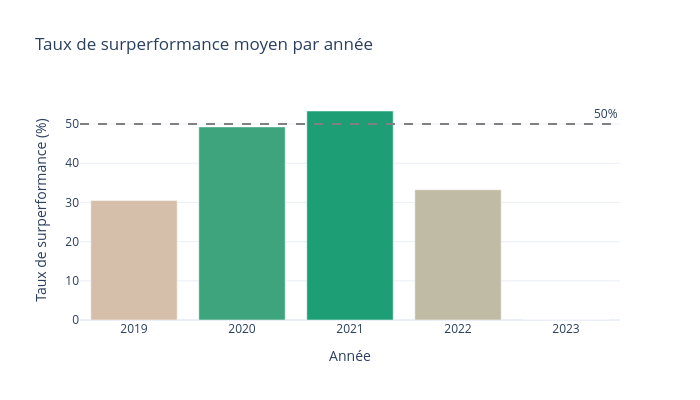

The notebook cell this image was saved under:
### Markdown cell above
##  Interprétation

Aucune action ne dépasse la ligne des 50% — ce qui signifie que sur la période 2019-2024, **aucune action JSE de notre univers n'a surperformé l'indice plus de la moitié du temps**.C'est un résultat important : battre le marché est difficile, même pour les grandes entreprises sud-africaines.

**GFI.JO (Gold Fields)** et **WHL.JO (Woolworths)** sont les plus proches de la ligne avec ~50% — ce sont les actions les plus régulièrement compétitives face à l'indice.

**SPP.JO (Shoprite)** est en queue de classement avec moins de 5% de surperformance — surprenant pour un distributeur dominant, mais qui s'explique par la forte pondération de Shoprite dans l'indice JSE lui-même, ce qui rend la surperformance mécaniquement difficile.

Ce déséquilibre confirme le **taux global de 33%** qu'on avait observé dans le dataset — le label 0 domine largement.

### Code cell
# Est-ce que certaines années sont meilleures que d'autres ?
dataset["year"] = dataset["date"].dt.year
label_by_year   = dataset.groupby("year")["label"].mean() * 100

fig = px.bar(
    x=label_by_year.index,
    y=label_by_year.values,
    title="Taux de surperformance moyen par année",
    labels={"x": "Année", "y": "Taux de surperformance (%)"},
    color=label_by_year.values,
    color_continuous_scale=["#D85A30", "#F5C4B3", "#1D9E75"],
    template="plotly_white",
    width=700, height=400
)

fig.add_hline(
    y=50, line_dash="dash",
    line_color="gray",
    annotation_text="50%"
)

fig.update_layout(coloraxis_showscale=False)
fig.show()

fig.write_html("../results/figures/02_label_par_annee.html")
fig.write_image("../results/figures/02_label_par_annee.png")

### Figure 1 — Plotly figure (JSON) as saved in the notebook; plotly's stock layout.template omitted (floating-point values rounded to 4 significant figures)
{"data": [{"hovertemplate": "Année=%{x}<br>Taux de surperformance (%)=%{y}<br>color=%{marker.color}<extra></extra>", "legendgroup": "", "marker": {"color": [30.51, 49.27, 53.33, 33.24, 0.0], "coloraxis": "coloraxis", "pattern": {"shape": ""}}, "name": "", "orientation": "v", "showlegend": false, "textposition": "auto", "type": "bar", "x": [2019, 2020, 2021, 2022, 2023], "xaxis": "x", "y": [30.51, 49.27, 53.33, 33.24, 0.0], "yaxis": "y"}], "layout": {"annotations": [{"showarrow": false, "text": "50%", "x": 1, "xanchor": "right", "xref": "x domain", "y": 50, "yanchor": "bottom", "yref": "y"}], "barmode": "relative", "coloraxis": {"colorbar": {"title": {"text": "color"}}, "colorscale": [[0, "#D85A30"], [0.5, "#F5C4B3"], [1, "#1D9E75"]], "showscale": false}, "height": 400, "legend": {"tracegroupgap": 0}, "shapes": [{"line": {"color": "gray", "dash": "dash"}, "type": "line", "x0": 0, "x1": 1, "xref": "x domain", "y0": 50, "y1": 50, "yref": "y"}], "title": {"text": "Taux de surperformance moyen par année"}, "width": 700, "xaxis": {"anchor": "y", "domain": [0, 1], "title": {"text": "Année"}}, "yaxis": {"anchor": "x", "domain": [0, 1], "title": {"text": "Taux de surperformance (%)"}}}}
